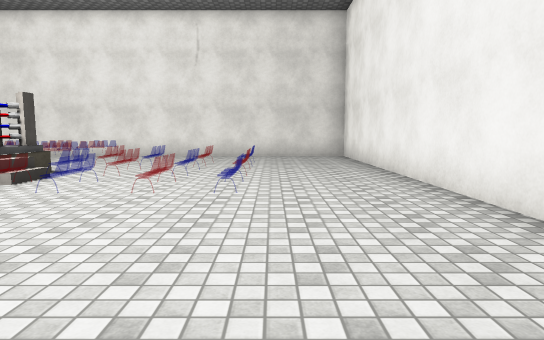
View 1 (above)

13 first-person views from a walk through a Unity game level. The camera is 1.3 m above the floor, tilts 6° down and sees 75° across. The floor is counted in squares, 1.5 m on a side. Each view is taken from the middle of a square. On the plan, view 1 faces up. The plan holds only what a view shows up to about 12 squares ahead; the rest is blank. The player is left out. Some surface patterns are stand-ins.

View 2
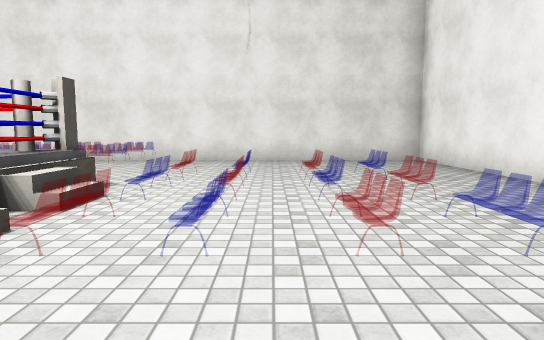

View 3
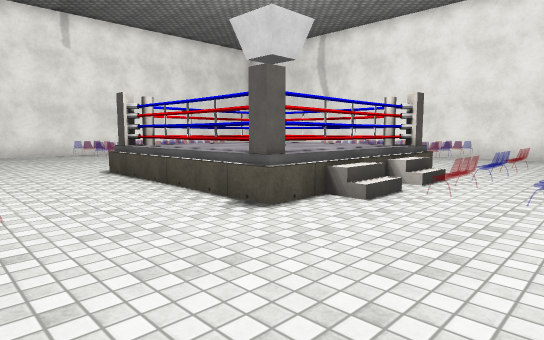

View 4
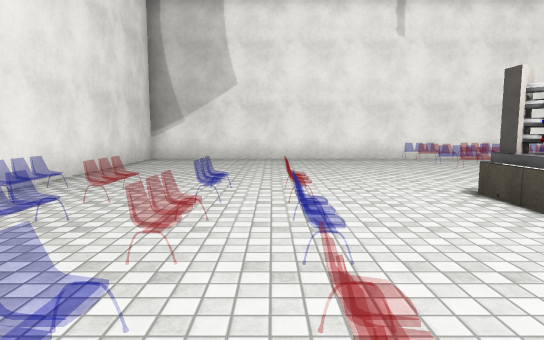

View 5
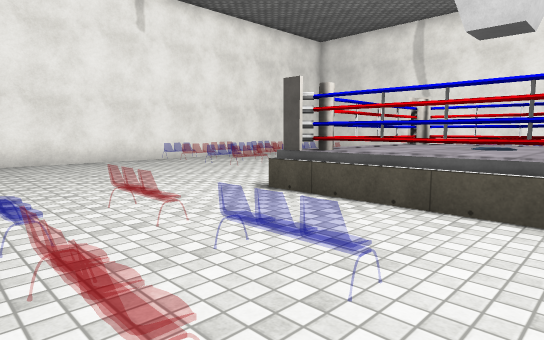

View 6
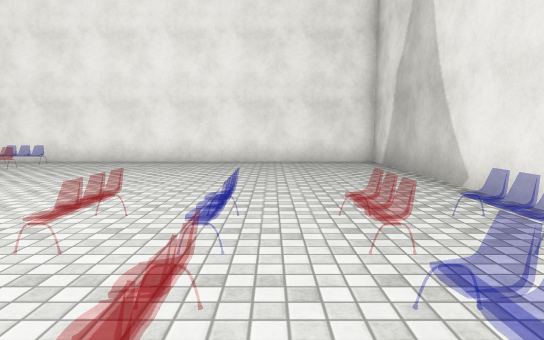

View 7
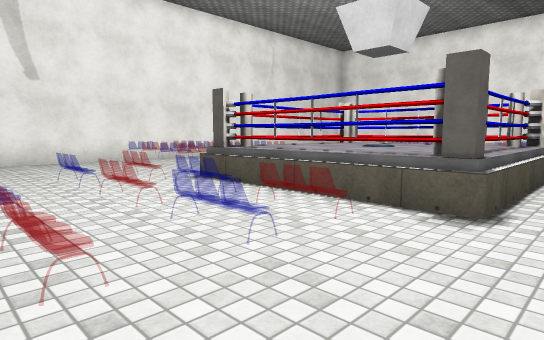

View 8
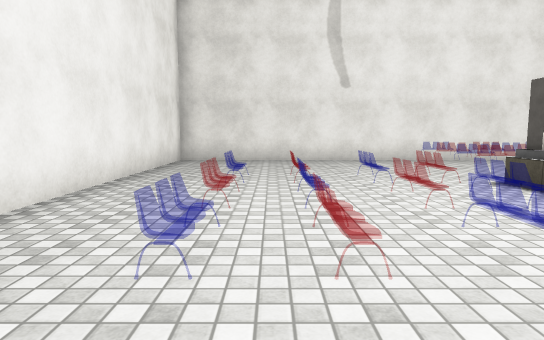

View 9
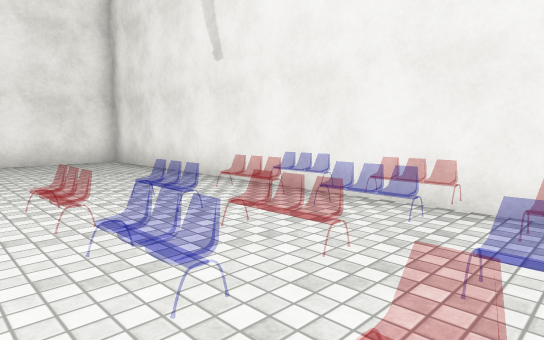

View 10
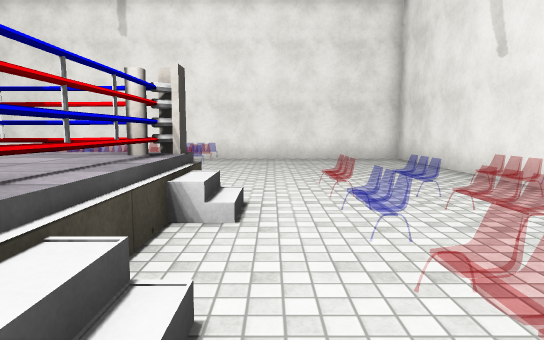

View 11
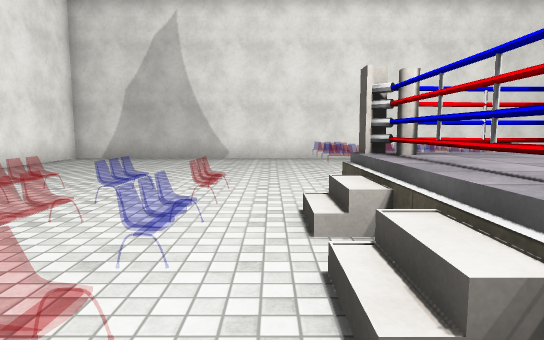

View 12
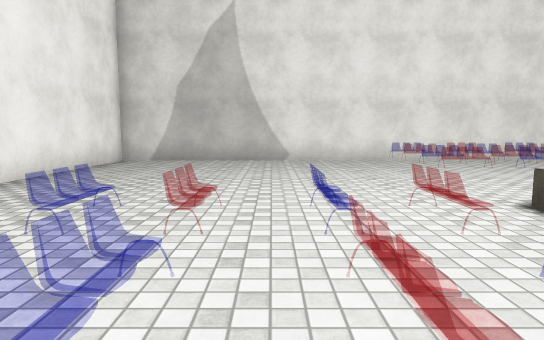

View 13
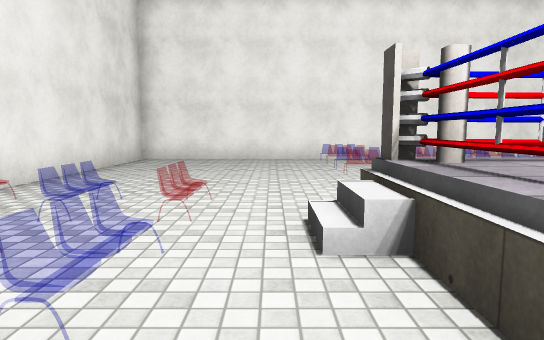

### Floor plan
Ten units are one square. View 1 is at (0, 0); x grows to the right and y downward. Boxes are objects, and circles mark ways between rooms. Rooms are numbered by the first view taken in them; rooms with no view inside come last. Other rooms are left out.
<svg viewBox="-174 -137 206 183">
<path fill="none" stroke="#000" d="M-52 -45 -52 -30M-57 -37 -54 -34 -94 -34 -96 -33 -96 -75 -95 -74M-50 -30 -99 -30 -99 -35M-52 -76 -56 -72M-55 -77 -55 -77 -55 -80 -50 -80M-55 -78 -55 -34 -58 -36M-52 -80 -52 -55M-96 -76 -57 -76M-96 -77 -93 -74M-100 -80 -95 -80 -95 -74M27 -132 -169 -132 -169 41 27 41 27 -132M-50 -34 -50 -30M-50 -69 -45 -69M-50 -80 -50 -75M-85 -80 -66 -80M-100 -30 -100 -80M-95 -74 -95 -43M-75 -34 -59 -34M-55 -75 -95 -75M-55 -36 -55 -77"/>
<text x="-50" y="-50">1</text>
<text x="-80" y="-60">2</text>
</svg>

Where each view was taken, in squares from view 1:
view 1: 0 up, 0 right, facing up
view 2: 2 up, 2 left, facing up
view 3: 0 up, 2 left, facing up-left
view 4: 0 up, 5 left, facing left
view 5: 1 down, 6 left, facing up-left
view 6: 1 down, 8 left, facing right
view 7: 2 up, 14 left, facing up-right
view 8: 2 up, 14 left, facing up
view 9: 9 up, 6 left, facing up-left
view 10: 9 up, 5 left, facing left
view 11: 8 up, 4 left, facing down
view 12: 7 up, 2 left, facing down
view 13: 9 up, 9 left, facing right
